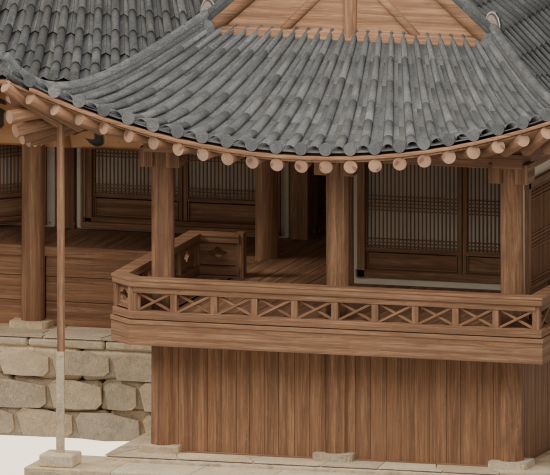
#> input picture assets_source/hanok/ildu_canonical_20261021/canonical-review-r1/lookdev-sarang-r4/before-numaru.png, 1100 x 950 px (shown at 1/2 size); the run also reads 1 picture not shown here
$ python record_palette_review.py
#> lines starting #> are read from the running program, lines starting #| are printed output that depends on the picture
from pathlib import Path
import json
from PIL import Image
import numpy as np
p=Path(__file__).resolve().parent
a=np.asarray(Image.open(p/'before-numaru.png').convert('RGB'),float)
b=np.asarray(Image.open(p/'selective-numaru.png').convert('RGB'),float)
def metrics(im):
 crop=im[765:875,480:970];lum=crop@np.array([.2126,.7152,.0722])
#> after `crop = im[765:875, 480:970]`:
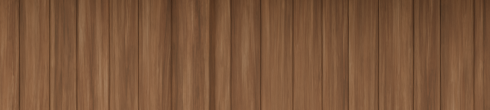
#> crop: shape (110, 490, 3) float64; mean R, G, B 123.5, 86.1, 58.5
#> after `lum = crop @ np.array([0.2126, 0.7152, 0.0722])`:
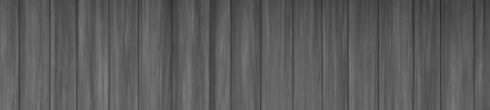
#> lum: shape (110, 490) float64; min 41.52, max 130.3, mean 92.1
 return dict(meanRGB=crop.mean(axis=(0,1)).tolist(),meanEncodedLuma=float(lum.mean()),stdEncodedLuma=float(lum.std()))
data=dict(status='reconsider_after_user_washed_out_feedback',approved=False,newPaletteApplied=False,
 direction='maintained Hanok illustrated with care; no copied weathering or global hue warming',before=metrics(a),after=metrics(b),
 sourceBase='../lookdev-sarang-r3/sarang-r3-fix-checkpoint.blend',latestStudy='sarang-palette-brush-selective.blend',research='PALETTE_RESEARCH.md',
 originalGeometryPreserved=True,glbConverted=False,appIntegrated=False)
#> data = 12 items
(p/'CURRENT_STATUS.json').write_text(json.dumps(data,ensure_ascii=False,indent=2),encoding='utf-8')
#> (the run stopped early here; a loop or call above may not have finished)
